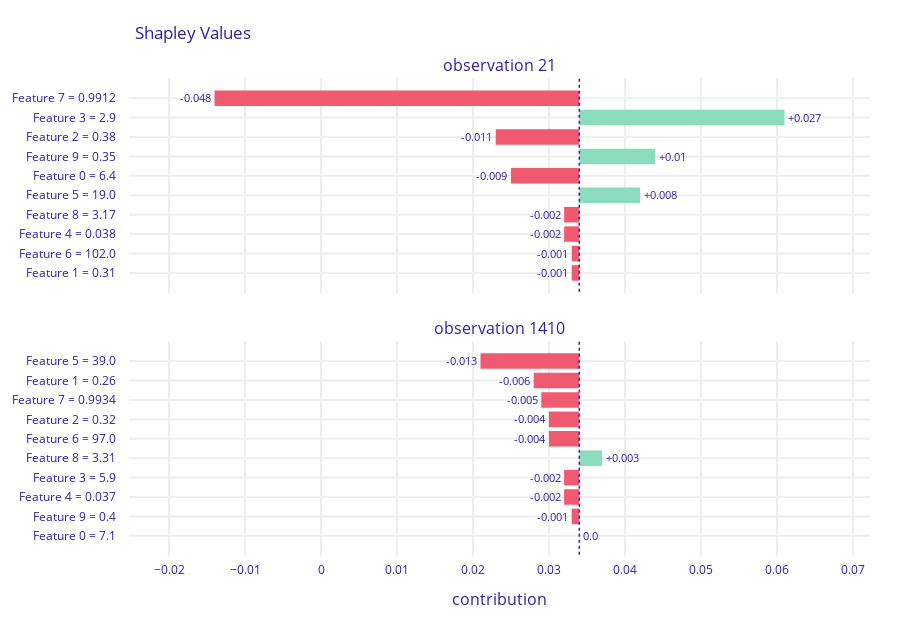

Notebook cell for this chart:
### Markdown cell above
### A.4. Find any two observations in the dataset, such that they have different variables of the highest importance

It turns out that observations 21 and 1410 meet that criteria. In the first observation the most important features are 7 and 3, while in the latter observation - 5 and 1.

### Code cell
plot_dalex_attributions_for_observations((21,1410))

### Figure 1 — Plotly figure (JSON) as saved in the notebook; plotly's stock layout.template omitted (floating-point values rounded to 4 significant figures)
{"data": [{"base": 0.03399, "hoverinfo": "text", "hoverlabel": {"bgcolor": "rgba(0,0,0,0.8)"}, "hovertext": ["Average response: 0.034<br>Prediction: 0.005<br>Feature 7 = 0.9912<br>decreases average response <br>by 0.048", "Average response: 0.034<br>Prediction: 0.005<br>Feature 3 = 2.9<br>increases average response <br>by 0.027", "Average response: 0.034<br>Prediction: 0.005<br>Feature 2 = 0.38<br>decreases average response <br>by 0.011", "Average response: 0.034<br>Prediction: 0.005<br>Feature 9 = 0.35<br>increases average response <br>by 0.01", "Average response: 0.034<br>Prediction: 0.005<br>Feature 0 = 6.4<br>decreases average response <br>by 0.009", "Average response: 0.034<br>Prediction: 0.005<br>Feature 5 = 19.0<br>increases average response <br>by 0.008", "Average response: 0.034<br>Prediction: 0.005<br>Feature 8 = 3.17<br>decreases average response <br>by 0.002", "Average response: 0.034<br>Prediction: 0.005<br>Feature 4 = 0.038<br>decreases average response <br>by 0.002", "Average response: 0.034<br>Prediction: 0.005<br>Feature 6 = 102.0<br>decreases average response <br>by 0.001", "Average response: 0.034<br>Prediction: 0.005<br>Feature 1 = 0.31<br>decreases average response <br>by 0.001"], "marker": {"color": ["#f05a71", "#8bdcbe", "#f05a71", "#8bdcbe", "#f05a71", "#8bdcbe", "#f05a71", "#f05a71", "#f05a71", "#f05a71"]}, "orientation": "h", "showlegend": false, "text": ["-0.048", "+0.027", "-0.011", "+0.01", "-0.009", "+0.008", "-0.002", "-0.002", "-0.001", "-0.001"], "textposition": "outside", "x": [-0.048, 0.027, -0.011, 0.01, -0.009, 0.008, -0.002, -0.002, -0.001, -0.001], "y": ["Feature 7 = 0.9912", "Feature 3 = 2.9", "Feature 2 = 0.38", "Feature 9 = 0.35", "Feature 0 = 6.4", "Feature 5 = 19.0", "Feature 8 = 3.17", "Feature 4 = 0.038", "Feature 6 = 102.0", "Feature 1 = 0.31"], "type": "bar", "xaxis": "x", "yaxis": "y"}, {"base": 0.03399, "hoverinfo": "text", "hoverlabel": {"bgcolor": "rgba(0,0,0,0.8)"}, "hovertext": ["Average response: 0.034<br>Prediction: 0.0<br>Feature 5 = 39.0<br>decreases average response <br>by 0.013", "Average response: 0.034<br>Prediction: 0.0<br>Feature 1 = 0.26<br>decreases average response <br>by 0.006", "Average response: 0.034<br>Prediction: 0.0<br>Feature 7 = 0.9934<br>decreases average response <br>by 0.005", "Average response: 0.034<br>Prediction: 0.0<br>Feature 2 = 0.32<br>decreases average response <br>by 0.004", "Average response: 0.034<br>Prediction: 0.0<br>Feature 6 = 97.0<br>decreases average response <br>by 0.004", "Average response: 0.034<br>Prediction: 0.0<br>Feature 8 = 3.31<br>increases average response <br>by 0.003", "Average response: 0.034<br>Prediction: 0.0<br>Feature 3 = 5.9<br>decreases average response <br>by 0.002", "Average response: 0.034<br>Prediction: 0.0<br>Feature 4 = 0.037<br>decreases average response <br>by 0.002", "Average response: 0.034<br>Prediction: 0.0<br>Feature 9 = 0.4<br>decreases average response <br>by 0.001", "Average response: 0.034<br>Prediction: 0.0<br>Feature 0 = 7.1<br>decreases average response <br>by 0.0"], "marker": {"color": ["#f05a71", "#f05a71", "#f05a71", "#f05a71", "#f05a71", "#8bdcbe", "#f05a71", "#f05a71", "#f05a71", "#8bdcbe"]}, "orientation": "h", "showlegend": false, "text": ["-0.013", "-0.006", "-0.005", "-0.004", "-0.004", "+0.003", "-0.002", "-0.002", "-0.001", "0.0"], "textposition": "outside", "x": [-0.013, -0.006, -0.005, -0.004, -0.004, 0.003, -0.002, -0.002, -0.001, 0.0], "y": ["Feature 5 = 39.0", "Feature 1 = 0.26", "Feature 7 = 0.9934", "Feature 2 = 0.32", "Feature 6 = 97.0", "Feature 8 = 3.31", "Feature 3 = 5.9", "Feature 4 = 0.037", "Feature 9 = 0.4", "Feature 0 = 7.1"], "type": "bar", "xaxis": "x2", "yaxis": "y2"}], "layout": {"xaxis": {"anchor": "y", "domain": [0.0, 1.0], "matches": "x2", "showticklabels": false, "type": "linear", "gridwidth": 2, "zeroline": false, "automargin": true, "ticks": "outside", "tickcolor": "white", "ticklen": 3, "fixedrange": true, "range": [-0.02526, 0.07224]}, "yaxis": {"anchor": "x", "domain": [0.55, 1.0], "type": "category", "autorange": "reversed", "gridwidth": 2, "automargin": true, "ticks": "outside", "tickcolor": "white", "ticklen": 10, "fixedrange": true}, "xaxis2": {"anchor": "y2", "domain": [0.0, 1.0], "type": "linear", "gridwidth": 2, "zeroline": false, "automargin": true, "ticks": "outside", "tickcolor": "white", "ticklen": 3, "fixedrange": true, "range": [-0.02526, 0.07224]}, "yaxis2": {"anchor": "x2", "domain": [0.0, 0.45], "type": "category", "autorange": "reversed", "gridwidth": 2, "automargin": true, "ticks": "outside", "tickcolor": "white", "ticklen": 10, "fixedrange": true}, "annotations": [{"font": {"size": 16}, "showarrow": false, "text": "observation 21", "x": 0.5, "xanchor": "center", "xref": "paper", "y": 1.0, "yanchor": "bottom", "yref": "paper"}, {"font": {"size": 16}, "showarrow": false, "text": "observation 1410", "x": 0.5, "xanchor": "center", "xref": "paper", "y": 0.45, "yanchor": "bottom", "yref": "paper"}, {"font": {"size": 16}, "showarrow": false, "text": "contribution", "x": 0.5, "xanchor": "center", "xref": "paper", "y": 0, "yanchor": "top", "yref": "paper", "yshift": -30}], "shapes": [{"line": {"color": "#371ea3", "dash": "dot", "width": 1.5}, "type": "line", "x0": 0.03399, "x1": 0.03399, "xref": "x", "y0": -1, "y1": 10, "yref": "y"}, {"line": {"color": "#371ea3", "dash": "dot", "width": 1.5}, "type": "line", "x0": 0.03399, "x1": 0.03399, "xref": "x2", "y0": -1, "y1": 10, "yref": "y2"}], "title": {"text": "Shapley Values", "x": 0.15}, "font": {"color": "#371ea3"}, "margin": {"t": 78, "b": 71, "r": 30}, "height": 627.0}}
